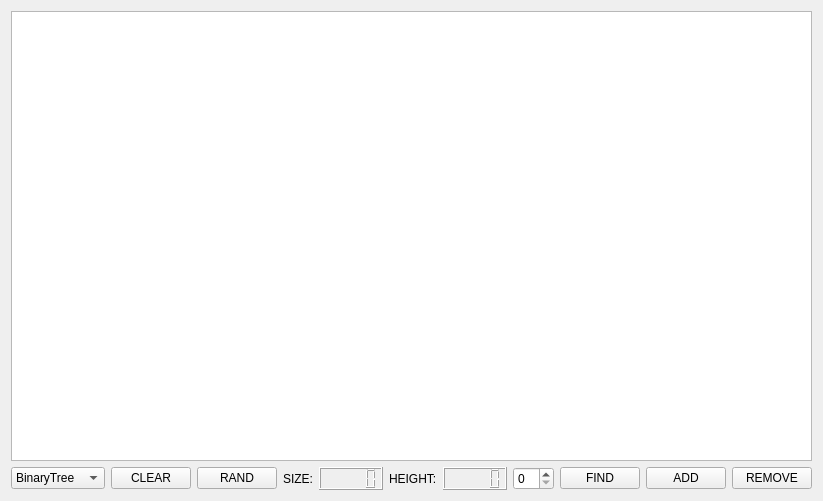
<?xml version="1.0" encoding="UTF-8"?>
<ui version="4.0">
 <class>TreeWidget</class>
 <widget class="QWidget" name="TreeWidget">
  <property name="geometry">
   <rect>
    <x>0</x>
    <y>0</y>
    <width>758</width>
    <height>501</height>
   </rect>
  </property>
  <property name="windowTitle">
   <string>Form</string>
  </property>
  <layout class="QVBoxLayout" name="verticalLayout">
   <item>
    <widget class="QGraphicsView" name="graphicsView"/>
   </item>
   <item>
    <layout class="QHBoxLayout" name="horizontalLayout">
     <item>
      <spacer name="horizontalSpacer_2">
       <property name="orientation">
        <enum>Qt::Horizontal</enum>
       </property>
       <property name="sizeHint" stdset="0">
        <size>
         <width>40</width>
         <height>20</height>
        </size>
       </property>
      </spacer>
     </item>
     <item>
      <widget class="QComboBox" name="typeComboBox">
       <property name="sizeAdjustPolicy">
        <enum>QComboBox::AdjustToContents</enum>
       </property>
       <item>
        <property name="text">
         <string>BinaryTree</string>
        </property>
       </item>
       <item>
        <property name="text">
         <string>SearchTree</string>
        </property>
       </item>
      </widget>
     </item>
     <item>
      <widget class="QPushButton" name="pushButtonClear">
       <property name="text">
        <string>CLEAR</string>
       </property>
      </widget>
     </item>
     <item>
      <widget class="QPushButton" name="pushButtonRand">
       <property name="text">
        <string>RAND</string>
       </property>
      </widget>
     </item>
     <item>
      <widget class="QLabel" name="label">
       <property name="text">
        <string>SIZE:</string>
       </property>
      </widget>
     </item>
     <item>
      <widget class="QLCDNumber" name="sizeNumber"/>
     </item>
     <item>
      <widget class="QLabel" name="label_2">
       <property name="text">
        <string>HEIGHT:</string>
       </property>
      </widget>
     </item>
     <item>
      <widget class="QLCDNumber" name="heightNumber">
       <property name="font">
        <font>
         <pointsize>12</pointsize>
        </font>
       </property>
      </widget>
     </item>
     <item>
      <widget class="QSpinBox" name="spinBox"/>
     </item>
     <item>
      <widget class="QPushButton" name="pushButton">
       <property name="text">
        <string>FIND</string>
       </property>
      </widget>
     </item>
     <item>
      <widget class="QPushButton" name="pushBUttonAdd">
       <property name="text">
        <string>ADD</string>
       </property>
      </widget>
     </item>
     <item>
      <widget class="QPushButton" name="pushButtonRemove">
       <property name="text">
        <string>REMOVE</string>
       </property>
      </widget>
     </item>
    </layout>
   </item>
  </layout>
 </widget>
 <resources/>
 <connections/>
</ui>
